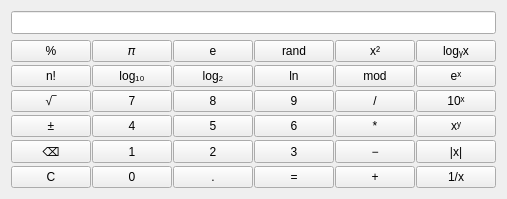
   <widget class="QWidget" name="Scientific">
    <property name="sizePolicy">
     <sizepolicy hsizetype="Minimum" vsizetype="Minimum">
      <horstretch>0</horstretch>
      <verstretch>0</verstretch>
     </sizepolicy>
    </property>
    <layout class="QVBoxLayout" name="verticalLayout_sci">
     <item>
      <widget class="QLineEdit" name="display_sci">
       <property name="sizePolicy">
        <sizepolicy hsizetype="Minimum" vsizetype="Minimum">
         <horstretch>0</horstretch>
         <verstretch>0</verstretch>
        </sizepolicy>
       </property>
       <property name="font">
        <font>
         <family>Segoe UI</family>
         <pointsize>10</pointsize>
         <weight>75</weight>
         <bold>true</bold>
        </font>
       </property>
       <property name="layoutDirection">
        <enum>Qt::LeftToRight</enum>
       </property>
       <property name="styleSheet">
        <string notr="true">QLineEdit
{
	qproperty-alignment: AlignRight;
}</string>
       </property>
       <property name="locale">
        <locale language="English" country="UnitedKingdom"/>
       </property>
       <property name="maxLength">
        <number>30</number>
       </property>
       <property name="readOnly">
        <bool>true</bool>
       </property>
       <property name="clearButtonEnabled">
        <bool>false</bool>
       </property>
      </widget>
     </item>
     <item>
      <layout class="QGridLayout" name="gridLayout_sci">
       <property name="horizontalSpacing">
        <number>1</number>
       </property>
       <property name="verticalSpacing">
        <number>3</number>
       </property>
       <item row="6" column="1">
        <widget class="QPushButton" name="button_1_sci">
         <property name="sizePolicy">
          <sizepolicy hsizetype="Minimum" vsizetype="Minimum">
           <horstretch>0</horstretch>
           <verstretch>0</verstretch>
          </sizepolicy>
         </property>
         <property name="font">
          <font>
           <family>Segoe UI</family>
           <pointsize>9</pointsize>
          </font>
         </property>
         <property name="text">
          <string>1</string>
         </property>
         <property name="shortcut">
          <string>1</string>
         </property>
        </widget>
       </item>
       <item row="8" column="4">
        <widget class="QPushButton" name="button_add_sci">
         <property name="sizePolicy">
          <sizepolicy hsizetype="Minimum" vsizetype="Minimum">
           <horstretch>0</horstretch>
           <verstretch>0</verstretch>
          </sizepolicy>
         </property>
         <property name="font">
          <font>
           <family>Segoe UI</family>
           <pointsize>9</pointsize>
          </font>
         </property>
         <property name="text">
          <string>+</string>
         </property>
         <property name="shortcut">
          <string>+</string>
         </property>
        </widget>
       </item>
       <item row="4" column="3">
        <widget class="QPushButton" name="button_9_sci">
         <property name="sizePolicy">
          <sizepolicy hsizetype="Minimum" vsizetype="Minimum">
           <horstretch>0</horstretch>
           <verstretch>0</verstretch>
          </sizepolicy>
         </property>
         <property name="font">
          <font>
           <family>Segoe UI</family>
           <pointsize>9</pointsize>
          </font>
         </property>
         <property name="text">
          <string>9</string>
         </property>
         <property name="shortcut">
          <string>9</string>
         </property>
        </widget>
       </item>
       <item row="8" column="5">
        <widget class="QPushButton" name="button_inverse">
         <property name="sizePolicy">
          <sizepolicy hsizetype="Minimum" vsizetype="Minimum">
           <horstretch>0</horstretch>
           <verstretch>0</verstretch>
          </sizepolicy>
         </property>
         <property name="font">
          <font>
           <family>Segoe UI</family>
          </font>
         </property>
         <property name="text">
          <string>1/x</string>
         </property>
        </widget>
       </item>
       <item row="4" column="4">
        <widget class="QPushButton" name="button_div_sci">
         <property name="sizePolicy">
          <sizepolicy hsizetype="Minimum" vsizetype="Minimum">
           <horstretch>0</horstretch>
           <verstretch>0</verstretch>
          </sizepolicy>
         </property>
         <property name="font">
          <font>
           <family>Segoe UI</family>
           <pointsize>9</pointsize>
          </font>
         </property>
         <property name="text">
          <string>/</string>
         </property>
         <property name="shortcut">
          <string>/</string>
         </property>
        </widget>
       </item>
       <item row="5" column="4">
        <widget class="QPushButton" name="button_mul_sci">
         <property name="sizePolicy">
          <sizepolicy hsizetype="Minimum" vsizetype="Minimum">
           <horstretch>0</horstretch>
           <verstretch>0</verstretch>
          </sizepolicy>
         </property>
         <property name="font">
          <font>
           <family>Segoe UI</family>
           <pointsize>9</pointsize>
          </font>
         </property>
         <property name="text">
          <string>*</string>
         </property>
         <property name="shortcut">
          <string>*</string>
         </property>
        </widget>
       </item>
       <item row="5" column="5">
        <widget class="QPushButton" name="button_x_to_y">
         <property name="sizePolicy">
          <sizepolicy hsizetype="Minimum" vsizetype="Minimum">
           <horstretch>0</horstretch>
           <verstretch>0</verstretch>
          </sizepolicy>
         </property>
         <property name="font">
          <font>
           <family>Segoe UI</family>
          </font>
         </property>
         <property name="text">
          <string>xʸ</string>
         </property>
        </widget>
       </item>
       <item row="5" column="2">
        <widget class="QPushButton" name="button_5_sci">
         <property name="sizePolicy">
          <sizepolicy hsizetype="Minimum" vsizetype="Minimum">
           <horstretch>0</horstretch>
           <verstretch>0</verstretch>
          </sizepolicy>
         </property>
         <property name="font">
          <font>
           <family>Segoe UI</family>
           <pointsize>9</pointsize>
          </font>
         </property>
         <property name="text">
          <string>5</string>
         </property>
         <property name="shortcut">
          <string>5</string>
         </property>
        </widget>
       </item>
       <item row="5" column="0">
        <widget class="QPushButton" name="button_sign_sci">
         <property name="sizePolicy">
          <sizepolicy hsizetype="Minimum" vsizetype="Minimum">
           <horstretch>0</horstretch>
           <verstretch>0</verstretch>
          </sizepolicy>
         </property>
         <property name="font">
          <font>
           <family>Segoe UI</family>
           <pointsize>9</pointsize>
          </font>
         </property>
         <property name="text">
          <string>±</string>
         </property>
        </widget>
       </item>
       <item row="1" column="2">
        <widget class="QPushButton" name="button_e">
         <property name="sizePolicy">
          <sizepolicy hsizetype="Minimum" vsizetype="Minimum">
           <horstretch>0</horstretch>
           <verstretch>0</verstretch>
          </sizepolicy>
         </property>
         <property name="font">
          <font>
           <family>Segoe UI</family>
           <pointsize>9</pointsize>
          </font>
         </property>
         <property name="text">
          <string>e</string>
         </property>
        </widget>
       </item>
       <item row="8" column="0">
        <widget class="QPushButton" name="button_C_sci">
         <property name="sizePolicy">
          <sizepolicy hsizetype="Minimum" vsizetype="Minimum">
           <horstretch>0</horstretch>
           <verstretch>0</verstretch>
          </sizepolicy>
         </property>
         <property name="font">
          <font>
           <family>Segoe UI</family>
           <pointsize>9</pointsize>
          </font>
         </property>
         <property name="text">
          <string>C</string>
         </property>
         <property name="shortcut">
          <string>Del</string>
         </property>
        </widget>
       </item>
       <item row="4" column="2">
        <widget class="QPushButton" name="button_8_sci">
         <property name="sizePolicy">
          <sizepolicy hsizetype="Minimum" vsizetype="Minimum">
           <horstretch>0</horstretch>
           <verstretch>0</verstretch>
          </sizepolicy>
         </property>
         <property name="font">
          <font>
           <family>Segoe UI</family>
           <pointsize>9</pointsize>
          </font>
         </property>
         <property name="text">
          <string>8</string>
         </property>
         <property name="shortcut">
          <string>8</string>
         </property>
        </widget>
       </item>
       <item row="6" column="0">
        <widget class="QPushButton" name="button_backspace_sci">
         <property name="sizePolicy">
          <sizepolicy hsizetype="Minimum" vsizetype="Minimum">
           <horstretch>0</horstretch>
           <verstretch>0</verstretch>
          </sizepolicy>
         </property>
         <property name="sizeIncrement">
          <size>
           <width>1</width>
           <height>1</height>
          </size>
         </property>
         <property name="font">
          <font>
           <family>Segoe UI</family>
           <pointsize>9</pointsize>
          </font>
         </property>
         <property name="text">
          <string>⌫</string>
         </property>
         <property name="shortcut">
          <string>Backspace</string>
         </property>
        </widget>
       </item>
       <item row="6" column="3">
        <widget class="QPushButton" name="button_3_sci">
         <property name="sizePolicy">
          <sizepolicy hsizetype="Minimum" vsizetype="Minimum">
           <horstretch>0</horstretch>
           <verstretch>0</verstretch>
          </sizepolicy>
         </property>
         <property name="font">
          <font>
           <family>Segoe UI</family>
           <pointsize>9</pointsize>
          </font>
         </property>
         <property name="text">
          <string>3</string>
         </property>
         <property name="shortcut">
          <string>3</string>
         </property>
        </widget>
       </item>
       <item row="6" column="5">
        <widget class="QPushButton" name="button_abs">
         <property name="sizePolicy">
          <sizepolicy hsizetype="Minimum" vsizetype="Minimum">
           <horstretch>0</horstretch>
           <verstretch>0</verstretch>
          </sizepolicy>
         </property>
         <property name="font">
          <font>
           <family>Segoe UI</family>
          </font>
         </property>
         <property name="text">
          <string>|x|</string>
         </property>
        </widget>
       </item>
       <item row="1" column="1">
        <widget class="QPushButton" name="button_pi">
         <property name="sizePolicy">
          <sizepolicy hsizetype="Minimum" vsizetype="Minimum">
           <horstretch>0</horstretch>
           <verstretch>0</verstretch>
          </sizepolicy>
         </property>
         <property name="font">
          <font>
           <family>Segoe UI</family>
           <pointsize>9</pointsize>
          </font>
         </property>
         <property name="text">
          <string>𝜋</string>
         </property>
        </widget>
       </item>
       <item row="4" column="5">
        <widget class="QPushButton" name="button_10_to_x">
         <property name="sizePolicy">
          <sizepolicy hsizetype="Minimum" vsizetype="Minimum">
           <horstretch>0</horstretch>
           <verstretch>0</verstretch>
          </sizepolicy>
         </property>
         <property name="font">
          <font>
           <family>Segoe UI</family>
          </font>
         </property>
         <property name="text">
          <string>10ˣ</string>
         </property>
        </widget>
       </item>
       <item row="5" column="3">
        <widget class="QPushButton" name="button_6_sci">
         <property name="sizePolicy">
          <sizepolicy hsizetype="Minimum" vsizetype="Minimum">
           <horstretch>0</horstretch>
           <verstretch>0</verstretch>
          </sizepolicy>
         </property>
         <property name="font">
          <font>
           <family>Segoe UI</family>
           <pointsize>9</pointsize>
          </font>
         </property>
         <property name="text">
          <string>6</string>
         </property>
         <property name="shortcut">
          <string>6</string>
         </property>
        </widget>
       </item>
       <item row="4" column="0">
        <widget class="QPushButton" name="button_sqrt_sci">
         <property name="sizePolicy">
          <sizepolicy hsizetype="Minimum" vsizetype="Minimum">
           <horstretch>0</horstretch>
           <verstretch>0</verstretch>
          </sizepolicy>
         </property>
         <property name="font">
          <font>
           <family>Segoe UI</family>
           <pointsize>9</pointsize>
          </font>
         </property>
         <property name="text">
          <string>√‾</string>
         </property>
        </widget>
       </item>
       <item row="4" column="1">
        <widget class="QPushButton" name="button_7_sci">
         <property name="sizePolicy">
          <sizepolicy hsizetype="Minimum" vsizetype="Minimum">
           <horstretch>0</horstretch>
           <verstretch>0</verstretch>
          </sizepolicy>
         </property>
         <property name="font">
          <font>
           <family>Segoe UI</family>
           <pointsize>9</pointsize>
          </font>
         </property>
         <property name="text">
          <string>7</string>
         </property>
         <property name="shortcut">
          <string>7</string>
         </property>
        </widget>
       </item>
       <item row="8" column="1">
        <widget class="QPushButton" name="button_0_sci">
         <property name="sizePolicy">
          <sizepolicy hsizetype="Minimum" vsizetype="Minimum">
           <horstretch>0</horstretch>
           <verstretch>0</verstretch>
          </sizepolicy>
         </property>
         <property name="font">
          <font>
           <family>Segoe UI</family>
           <pointsize>9</pointsize>
          </font>
         </property>
         <property name="text">
          <string>0</string>
         </property>
         <property name="shortcut">
          <string>0</string>
         </property>
        </widget>
       </item>
       <item row="1" column="3">
        <widget class="QPushButton" name="button_rand">
         <property name="sizePolicy">
          <sizepolicy hsizetype="Minimum" vsizetype="Minimum">
           <horstretch>0</horstretch>
           <verstretch>0</verstretch>
          </sizepolicy>
         </property>
         <property name="font">
          <font>
           <family>Segoe UI</family>
           <pointsize>9</pointsize>
          </font>
         </property>
         <property name="text">
          <string>rand</string>
         </property>
        </widget>
       </item>
       <item row="1" column="5">
        <widget class="QPushButton" name="button_log_basey">
         <property name="sizePolicy">
          <sizepolicy hsizetype="Minimum" vsizetype="Minimum">
           <horstretch>0</horstretch>
           <verstretch>0</verstretch>
          </sizepolicy>
         </property>
         <property name="font">
          <font>
           <family>Segoe UI</family>
          </font>
         </property>
         <property name="text">
          <string>logᵧx</string>
         </property>
        </widget>
       </item>
       <item row="6" column="2">
        <widget class="QPushButton" name="button_2_sci">
         <property name="sizePolicy">
          <sizepolicy hsizetype="Minimum" vsizetype="Minimum">
           <horstretch>0</horstretch>
           <verstretch>0</verstretch>
          </sizepolicy>
         </property>
         <property name="font">
          <font>
           <family>Segoe UI</family>
           <pointsize>9</pointsize>
          </font>
         </property>
         <property name="text">
          <string>2</string>
         </property>
         <property name="shortcut">
          <string>2</string>
         </property>
        </widget>
       </item>
       <item row="8" column="2">
        <widget class="QPushButton" name="button_comma_sci">
         <property name="sizePolicy">
          <sizepolicy hsizetype="Minimum" vsizetype="Minimum">
           <horstretch>0</horstretch>
           <verstretch>0</verstretch>
          </sizepolicy>
         </property>
         <property name="font">
          <font>
           <family>Segoe UI</family>
           <pointsize>9</pointsize>
          </font>
         </property>
         <property name="text">
          <string>.</string>
         </property>
         <property name="shortcut">
          <string>,</string>
         </property>
        </widget>
       </item>
       <item row="6" column="4">
        <widget class="QPushButton" name="button_sub_sci">
         <property name="sizePolicy">
          <sizepolicy hsizetype="Minimum" vsizetype="Minimum">
           <horstretch>0</horstretch>
           <verstretch>0</verstretch>
          </sizepolicy>
         </property>
         <property name="font">
          <font>
           <family>Segoe UI</family>
           <pointsize>9</pointsize>
          </font>
         </property>
         <property name="text">
          <string>−</string>
         </property>
         <property name="shortcut">
          <string>-</string>
         </property>
        </widget>
       </item>
       <item row="5" column="1">
        <widget class="QPushButton" name="button_4_sci">
         <property name="sizePolicy">
          <sizepolicy hsizetype="Minimum" vsizetype="Minimum">
           <horstretch>0</horstretch>
           <verstretch>0</verstretch>
          </sizepolicy>
         </property>
         <property name="font">
          <font>
           <family>Segoe UI</family>
           <pointsize>9</pointsize>
          </font>
         </property>
         <property name="text">
          <string>4</string>
         </property>
         <property name="shortcut">
          <string>4</string>
         </property>
        </widget>
       </item>
       <item row="1" column="0">
        <widget class="QPushButton" name="button_percent_sci">
         <property name="sizePolicy">
          <sizepolicy hsizetype="Minimum" vsizetype="Minimum">
           <horstretch>0</horstretch>
           <verstretch>0</verstretch>
          </sizepolicy>
         </property>
         <property name="font">
          <font>
           <family>Segoe UI</family>
           <pointsize>9</pointsize>
          </font>
         </property>
         <property name="text">
          <string>%</string>
         </property>
         <property name="shortcut">
          <string>%</string>
         </property>
        </widget>
       </item>
       <item row="1" column="4">
        <widget class="QPushButton" name="button_square_sci">
         <property name="sizePolicy">
          <sizepolicy hsizetype="Minimum" vsizetype="Minimum">
           <horstretch>0</horstretch>
           <verstretch>0</verstretch>
          </sizepolicy>
         </property>
         <property name="font">
          <font>
           <family>Segoe UI</family>
           <pointsize>9</pointsize>
          </font>
         </property>
         <property name="text">
          <string>x²</string>
         </property>
        </widget>
       </item>
       <item row="8" column="3">
        <widget class="QPushButton" name="button_equal_sci">
         <property name="sizePolicy">
          <sizepolicy hsizetype="Minimum" vsizetype="Minimum">
           <horstretch>0</horstretch>
           <verstretch>0</verstretch>
          </sizepolicy>
         </property>
         <property name="font">
          <font>
           <family>Segoe UI</family>
           <pointsize>9</pointsize>
          </font>
         </property>
         <property name="text">
          <string>=</string>
         </property>
         <property name="shortcut">
          <string>Enter</string>
         </property>
        </widget>
       </item>
       <item row="2" column="0">
        <widget class="QPushButton" name="button_factorial">
         <property name="sizePolicy">
          <sizepolicy hsizetype="Minimum" vsizetype="Minimum">
           <horstretch>0</horstretch>
           <verstretch>0</verstretch>
          </sizepolicy>
         </property>
         <property name="font">
          <font>
           <family>Segoe UI</family>
          </font>
         </property>
         <property name="text">
          <string>n!</string>
         </property>
        </widget>
       </item>
       <item row="2" column="1">
        <widget class="QPushButton" name="button_log_base10">
         <property name="sizePolicy">
          <sizepolicy hsizetype="Minimum" vsizetype="Minimum">
           <horstretch>0</horstretch>
           <verstretch>0</verstretch>
          </sizepolicy>
         </property>
         <property name="font">
          <font>
           <family>Segoe UI</family>
          </font>
         </property>
         <property name="text">
          <string>log₁₀</string>
         </property>
        </widget>
       </item>
       <item row="2" column="3">
        <widget class="QPushButton" name="button_ln">
         <property name="sizePolicy">
          <sizepolicy hsizetype="Minimum" vsizetype="Minimum">
           <horstretch>0</horstretch>
           <verstretch>0</verstretch>
          </sizepolicy>
         </property>
         <property name="font">
          <font>
           <family>Segoe UI</family>
          </font>
         </property>
         <property name="text">
          <string>ln</string>
         </property>
        </widget>
       </item>
       <item row="2" column="2">
        <widget class="QPushButton" name="button_log_base2">
         <property name="sizePolicy">
          <sizepolicy hsizetype="Minimum" vsizetype="Minimum">
           <horstretch>0</horstretch>
           <verstretch>0</verstretch>
          </sizepolicy>
         </property>
         <property name="font">
          <font>
           <family>Segoe UI</family>
          </font>
         </property>
         <property name="text">
          <string>log₂</string>
         </property>
        </widget>
       </item>
       <item row="2" column="4">
        <widget class="QPushButton" name="button_modulo">
         <property name="sizePolicy">
          <sizepolicy hsizetype="Minimum" vsizetype="Minimum">
           <horstretch>0</horstretch>
           <verstretch>0</verstretch>
          </sizepolicy>
         </property>
         <property name="font">
          <font>
           <family>Segoe UI</family>
          </font>
         </property>
         <property name="text">
          <string>mod</string>
         </property>
        </widget>
       </item>
       <item row="2" column="5">
        <widget class="QPushButton" name="button_e_to_x">
         <property name="sizePolicy">
          <sizepolicy hsizetype="Minimum" vsizetype="Minimum">
           <horstretch>0</horstretch>
           <verstretch>0</verstretch>
          </sizepolicy>
         </property>
         <property name="font">
          <font>
           <family>Segoe UI</family>
          </font>
         </property>
         <property name="text">
          <string>eˣ</string>
         </property>
        </widget>
       </item>
      </layout>
     </item>
    </layout>
   </widget>
